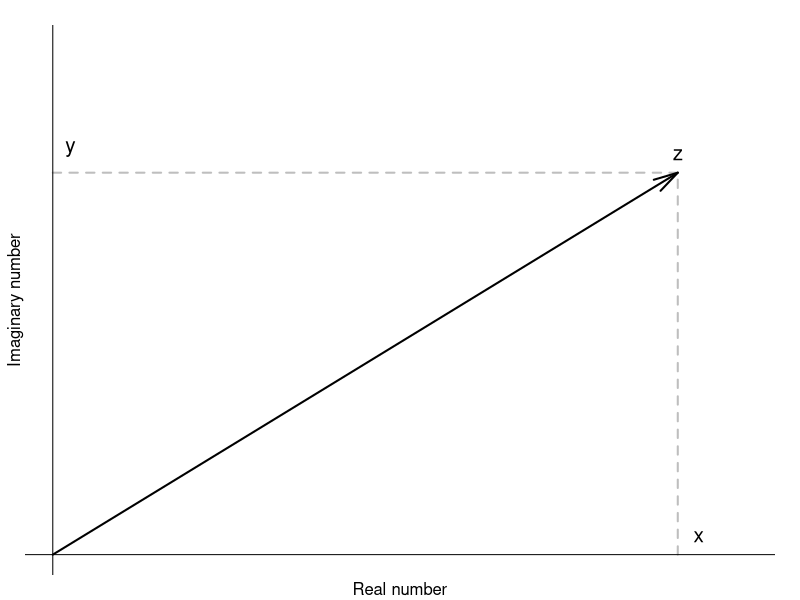

Write R code to recreate this figure. (Note: this script raises an error after producing the figure.)
## ---- chunk 1
par(mar=c(1,1,1,1), cex=1.25, cex.lab=1/1.25)
plot(c(0,9),c(0,6), type="l",
     xlab="", ylab="",
     xlim=c(0,10), ylim=c(0,8), axes=F,
     yaxt="n", xaxt="n", col="white")
lines(c(0,9), c(6,6), lwd=2, lty=2, col="grey")
lines(c(9,9), c(0,6), lwd=2, lty=2, col="grey")
arrows(0,0,9,6, lwd=2, angle=15)
text(9,6,"z",pos=3)
text(9.3,0,"x",pos=3)
text(0,6.4,"y",pos=4)
abline(h=0,v=0,lty=1)
title(ylab="Imaginary number", line=0)
title(xlab="Real number", line=0)
## ---- chunk 2
x <- complex(real=9, imaginary=6)
par(mar=c(1,1,1,1), cex=1)
plot(c(0,9),c(0,6), type="l",
     xlab="", ylab="",
     xlim=c(-12,15), ylim=c(-12,15), axes=F,
     yaxt="n", xaxt="n", col="white")
draw.circle(0,0,sqrt(9^2+6^2))
draw.arc(0,0,2,Arg(x),Arg(x)+pi/2, lwd=2, col=2)
text(Re(x),Im(x),TeX("$z_1$"),pos=3)
arrows(0,0,Re(x),Im(x), lwd=2, angle=15, col=1)
text(1,1.5,TeX("$\\frac{π}{2}$"),pos=3, cex=0.8)
x <- x * 1i
draw.arc(0,0,2,Arg(x),Arg(x)+pi/2, lwd=2, col=3)
text(Re(x),Im(x),TeX("$z_2$"),pos=3)
arrows(0,0,Re(x),Im(x), lwd=2, angle=15, col=2)
x <- x * 1i
draw.arc(0,0,2,Arg(x),Arg(x)+pi/2, lwd=2, col=4)
text(Re(x),Im(x),TeX("$z_3$"),pos=1)
arrows(0,0,Re(x),Im(x), lwd=2, angle=15, col=3)
x <- x * 1i
draw.arc(0,0,2,Arg(x),Arg(x)+pi/2, lwd=2, col=1)
text(Re(x),Im(x),TeX("$z_4$"),pos=1)
arrows(0,0,Re(x),Im(x), lwd=2, angle=15, col=4)
abline(h=0,v=0,lty=1)
text(15, -1, "x", cex=1.25)
text(-1, 15, "y", cex=1.25)
## ---- chunk 3
par(mar=c(1,1,1,1), cex=1.25, cex.lab=1/1.25)
plot(0,0, type="p",
     xlab="", ylab="",
     xlim=c(0,12), ylim=c(0,2), axes=F,
     yaxt="n", xaxt="n", col="white")
lines(c(0,abs(9+6i)), c(Arg(9+6i),Arg(9+6i)), lwd=2, lty=2, col="grey")
lines(c(abs(9+6i),abs(9+6i)), c(0,Arg(9+6i)), lwd=2, lty=2, col="grey")
points(abs(9+6i),Arg(9+6i), lwd=2, pch=20)
text(abs(9+6i),Arg(9+6i),"z",pos=3)
text(abs(9+6i)*(1+0.05),0,"r",pos=3)
text(0,Arg(9+6i)*(1+0.15),TeX("\\phi"),pos=4)
abline(h=0,v=0,lty=1)
title(ylab="Polar angle", line=0)
title(xlab="Magnitude", line=0)
## ---- chunk 4
x <- rnorm(100,100,10)
y <- 1/x*rlnorm(100,0,0.02)
z <- x*exp(y*1i)
par(mar=c(1,1,1,1), cex=1.25, mfcol=c(1,2))
plot(Re(z), Im(z), type="p",
     xlab="", ylab="",
     yaxt="n", xaxt="n")
title(ylab="Imaginary number", line=0)
title(xlab="Real number", line=0)

plot(abs(z),Arg(z), type="p",
     xlab="", ylab="",
     yaxt="n", xaxt="n")
points(abs(9+6i),Arg(9+6i), lwd=2, pch=20)
abline(h=0,v=0,lty=1)
title(ylab="Polar angle", line=0)
title(xlab="Magnitude", line=0)
## ---- chunk 5
par(mar=c(1,1,1,1), cex=1.25, cex.lab=1/1.25)
plot(c(0,9),c(0,6), type="l",
     xlab="", ylab="",
     xlim=c(0,12), ylim=c(0,12), axes=F,
     yaxt="n", xaxt="n", col="white")
draw.circle(0,0,sqrt(9^2+6^2))
text(9,6,TeX("$z_1$"),pos=3)
text(6,9,TeX("$z_2$"),pos=3)
text(4.5,3,TeX("$r$"),pos=3)
text(3,4.5,TeX("$r$"),pos=3)
draw.arc(0,0,2,0,atan(6/9), col="grey", lwd=2)
draw.arc(0,0,4,0,atan(9/6), col="grey", lwd=2)
arrows(0,0,9,6, lwd=2, angle=15)
arrows(0,0,6,9, lwd=2, angle=15)
text(2.7,0.1,TeX("$\\phi_1$"),pos=3)
text(4.5,1,TeX("$\\phi_2$"),pos=3)
abline(h=0,v=0,lty=1)
title(ylab="Imaginary number", line=0)
title(xlab="Real number", line=0)
